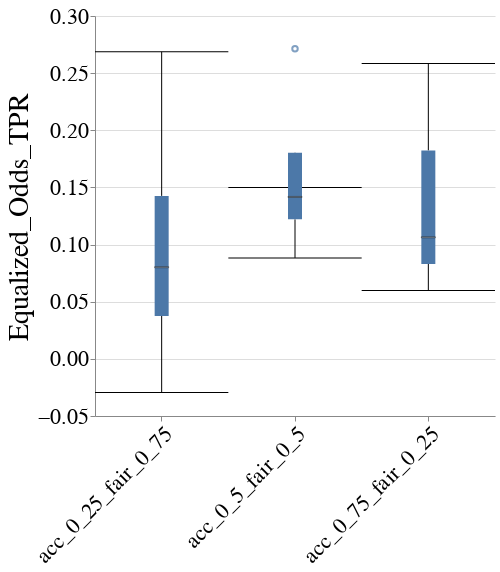

The notebook cell saved with this chart:
### Code cell
create_box_plot_per_dataset_and_case_study(to_plot=best_lp_metrics_per_exp_config_df,
                                           exp_name=EXP_NAME,
                                           dataset_name=DATASET_NAME,
                                           case_study_name=CASE_STUDY_NAME,
                                           metric_name="Equalized_Odds_TPR",
                                           group=GROUP)

### Figure 1 — Vega-Lite specification as saved in the notebook (floating-point values rounded to 4 significant figures)
{"config": {"view": {"continuousWidth": 400, "continuousHeight": 300, "stroke": null}, "axis": {"labelFontSize": 22, "labelFontWeight": "normal", "titleFontSize": 28, "titleFontWeight": "normal"}, "title": {"fontSize": 28}}, "data": {"name": "data-a2a29e6181e06af791f896886de9389a"}, "mark": {"type": "boxplot", "median": {"stroke": "black", "strokeWidth": 0.7}, "ticks": true}, "encoding": {"x": {"axis": {"labelAngle": -45, "labelLimit": 300}, "field": "exp_config_name", "title": null, "type": "nominal"}, "y": {"field": "disparity_metric_value", "scale": {"zero": false}, "title": "Equalized_Odds_TPR", "type": "quantitative"}}, "height": 400, "width": 400, "$schema": "https://vega.github.io/schema/vega-lite/v4.17.0.json", "datasets": {"data-a2a29e6181e06af791f896886de9389a": [{"exp_config_name": "acc_0_5_fair_0_5", "logical_pipeline_uuid": "Tm9uZSZOT19GQUlSTkVTU19JTlRFUlZFTlRJT04mcmZfY2xm", "physical_pipeline_uuid": "22e719a0-1ae0-43bf-b319-65211c790100", "run_num": 5, "compound_pp_quality": 0.8609, "metric": "Equalized_Odds_TPR", "model_name": "rf_clf", "runtime_in_mins": 0.01887, "dataset_name": "diabetes", "logical_pipeline_name": "None&NO_FAIRNESS_INTERVENTION&rf_clf", "null_imputer_name": "None", "fairness_intervention_name": "NO_FAIRNESS_INTERVENTION", "Gender_dis": 1.0, "Gender_priv": 0.85, "overall": 0.9189, "disparity_metric_value": 0.15}, {"exp_config_name": "acc_0_5_fair_0_5", "logical_pipeline_uuid": "Tm9uZSZOT19GQUlSTkVTU19JTlRFUlZFTlRJT04mcmZfY2xm", "physical_pipeline_uuid": "b8c67cf7-6181-4e0d-81d5-c024e986950f", "run_num": 1, "compound_pp_quality": 0.7929, "metric": "Equalized_Odds_TPR", "model_name": "rf_clf", "runtime_in_mins": 0.01403, "dataset_name": "diabetes", "logical_pipeline_name": "None&NO_FAIRNESS_INTERVENTION&rf_clf", "null_imputer_name": "None", "fairness_intervention_name": "NO_FAIRNESS_INTERVENTION", "Gender_dis": 0.9444, "Gender_priv": 0.6731, "overall": 0.7841, "disparity_metric_value": 0.2714}, {"exp_config_name": "acc_0_5_fair_0_5", "logical_pipeline_uuid": "Tm9uZSZOT19GQUlSTkVTU19JTlRFUlZFTlRJT04mcmZfY2xm", "physical_pipeline_uuid": "d5d3a12d-34cd-4aa8-a0a0-3d38bae802a7", "run_num": 3, "compound_pp_quality": 0.8814, "metric": "Equalized_Odds_TPR", "model_name": "rf_clf", "runtime_in_mins": 0.01764, "dataset_name": "diabetes", "logical_pipeline_name": "None&NO_FAIRNESS_INTERVENTION&rf_clf", "null_imputer_name": "None", "fairness_intervention_name": "NO_FAIRNESS_INTERVENTION", "Gender_dis": 0.9667, "Gender_priv": 0.8333, "overall": 0.8846, "disparity_metric_value": 0.1333}, {"exp_config_name": "acc_0_5_fair_0_5", "logical_pipeline_uuid": "Tm9uZSZOT19GQUlSTkVTU19JTlRFUlZFTlRJT04mcmZfY2xm", "physical_pipeline_uuid": "edac93b4-1f45-477f-86e9-d1d572ff1d8f", "run_num": 2, "compound_pp_quality": 0.9052, "metric": "Equalized_Odds_TPR", "model_name": "rf_clf", "runtime_in_mins": 0.008589, "dataset_name": "diabetes", "logical_pipeline_name": "None&NO_FAIRNESS_INTERVENTION&rf_clf", "null_imputer_name": "None", "fairness_intervention_name": "NO_FAIRNESS_INTERVENTION", "Gender_dis": 0.9394, "Gender_priv": 0.8511, "overall": 0.8875, "disparity_metric_value": 0.08833}, {"exp_config_name": "acc_0_25_fair_0_75", "logical_pipeline_uuid": "Tm9uZSZOT19GQUlSTkVTU19JTlRFUlZFTlRJT04mcmZfY2xm", "physical_pipeline_uuid": "3ef2f0b7-caa2-4a56-a642-a95570e172b9", "run_num": 1, "compound_pp_quality": 0.939, "metric": "Equalized_Odds_TPR", "model_name": "rf_clf", "runtime_in_mins": 0.008397, "dataset_name": "diabetes", "logical_pipeline_name": "None&NO_FAIRNESS_INTERVENTION&rf_clf", "null_imputer_name": "None", "fairness_intervention_name": "NO_FAIRNESS_INTERVENTION", "Gender_dis": 0.9444, "Gender_priv": 0.8846, "overall": 0.9091, "disparity_metric_value": 0.05983}, {"exp_config_name": "acc_0_25_fair_0_75", "logical_pipeline_uuid": "Tm9uZSZOT19GQUlSTkVTU19JTlRFUlZFTlRJT04mcmZfY2xm", "physical_pipeline_uuid": "4b9dc802-0a13-4335-802a-b1b0b2cd6416", "run_num": 4, "compound_pp_quality": 0.7512, "metric": "Equalized_Odds_TPR", "model_name": "rf_clf", "runtime_in_mins": 0.0174, "dataset_name": "diabetes", "logical_pipeline_name": "None&NO_FAIRNESS_INTERVENTION&rf_clf", "null_imputer_name": "None", "fairness_intervention_name": "NO_FAIRNESS_INTERVENTION", "Gender_dis": 0.8857, "Gender_priv": 0.617, "overall": 0.7317, "disparity_metric_value": 0.2687}, {"exp_config_name": "acc_0_25_fair_0_75", "logical_pipeline_uuid": "Tm9uZSZOT19GQUlSTkVTU19JTlRFUlZFTlRJT04mcmZfY2xm", "physical_pipeline_uuid": "59388675-7331-4a78-88af-c3e69b93b9b2", "run_num": 2, "compound_pp_quality": 0.8871, "metric": "Equalized_Odds_TPR", "model_name": "rf_clf", "runtime_in_mins": 0.01977, "dataset_name": "diabetes", "logical_pipeline_name": "None&NO_FAIRNESS_INTERVENTION&rf_clf", "null_imputer_name": "None", "fairness_intervention_name": "NO_FAIRNESS_INTERVENTION", "Gender_dis": 0.9091, "Gender_priv": 0.8085, "overall": 0.85, "disparity_metric_value": 0.1006}, {"exp_config_name": "acc_0_25_fair_0_75", "logical_pipeline_uuid": "Tm9uZSZOT19GQUlSTkVTU19JTlRFUlZFTlRJT04mcmZfY2xm", "physical_pipeline_uuid": "8cd2e0d3-dd8d-401c-b31b-7c5a5f7e7336", "run_num": 5, "compound_pp_quality": 0.9634, "metric": "Equalized_Odds_TPR", "model_name": "rf_clf", "runtime_in_mins": 0.0116, "dataset_name": "diabetes", "logical_pipeline_name": "None&NO_FAIRNESS_INTERVENTION&rf_clf", "null_imputer_name": "None", "fairness_intervention_name": "NO_FAIRNESS_INTERVENTION", "Gender_dis": 0.9706, "Gender_priv": 1.0, "overall": 0.9865, "disparity_metric_value": -0.02941}, {"exp_config_name": "acc_0_75_fair_0_25", "logical_pipeline_uuid": "Tm9uZSZOT19GQUlSTkVTU19JTlRFUlZFTlRJT04mcmZfY2xm", "physical_pipeline_uuid": "401e0e72-2846-468b-ae15-ea15b7c77e8d", "run_num": 2, "compound_pp_quality": 0.9222, "metric": "Equalized_Odds_TPR", "model_name": "rf_clf", "runtime_in_mins": 0.01409, "dataset_name": "diabetes", "logical_pipeline_name": "None&NO_FAIRNESS_INTERVENTION&rf_clf", "null_imputer_name": "None", "fairness_intervention_name": "NO_FAIRNESS_INTERVENTION", "Gender_dis": 1.0, "Gender_priv": 0.8936, "overall": 0.9375, "disparity_metric_value": 0.1064}, {"exp_config_name": "acc_0_75_fair_0_25", "logical_pipeline_uuid": "Tm9uZSZOT19GQUlSTkVTU19JTlRFUlZFTlRJT04mcmZfY2xm", "physical_pipeline_uuid": "a4c98027-c38e-44e3-95b6-8c583d26a460", "run_num": 1, "compound_pp_quality": 0.9368, "metric": "Equalized_Odds_TPR", "model_name": "rf_clf", "runtime_in_mins": 0.007877, "dataset_name": "diabetes", "logical_pipeline_name": "None&NO_FAIRNESS_INTERVENTION&rf_clf", "null_imputer_name": "None", "fairness_intervention_name": "NO_FAIRNESS_INTERVENTION", "Gender_dis": 0.9444, "Gender_priv": 0.8846, "overall": 0.9091, "disparity_metric_value": 0.05983}, {"exp_config_name": "acc_0_75_fair_0_25", "logical_pipeline_uuid": "Tm9uZSZOT19GQUlSTkVTU19JTlRFUlZFTlRJT04mcmZfY2xm", "physical_pipeline_uuid": "fae422c1-6c48-419b-b328-866dc38abd16", "run_num": 3, "compound_pp_quality": 0.8283, "metric": "Equalized_Odds_TPR", "model_name": "rf_clf", "runtime_in_mins": 0.01098, "dataset_name": "diabetes", "logical_pipeline_name": "None&NO_FAIRNESS_INTERVENTION&rf_clf", "null_imputer_name": "None", "fairness_intervention_name": "NO_FAIRNESS_INTERVENTION", "Gender_dis": 0.9667, "Gender_priv": 0.7083, "overall": 0.8077, "disparity_metric_value": 0.2583}]}}
